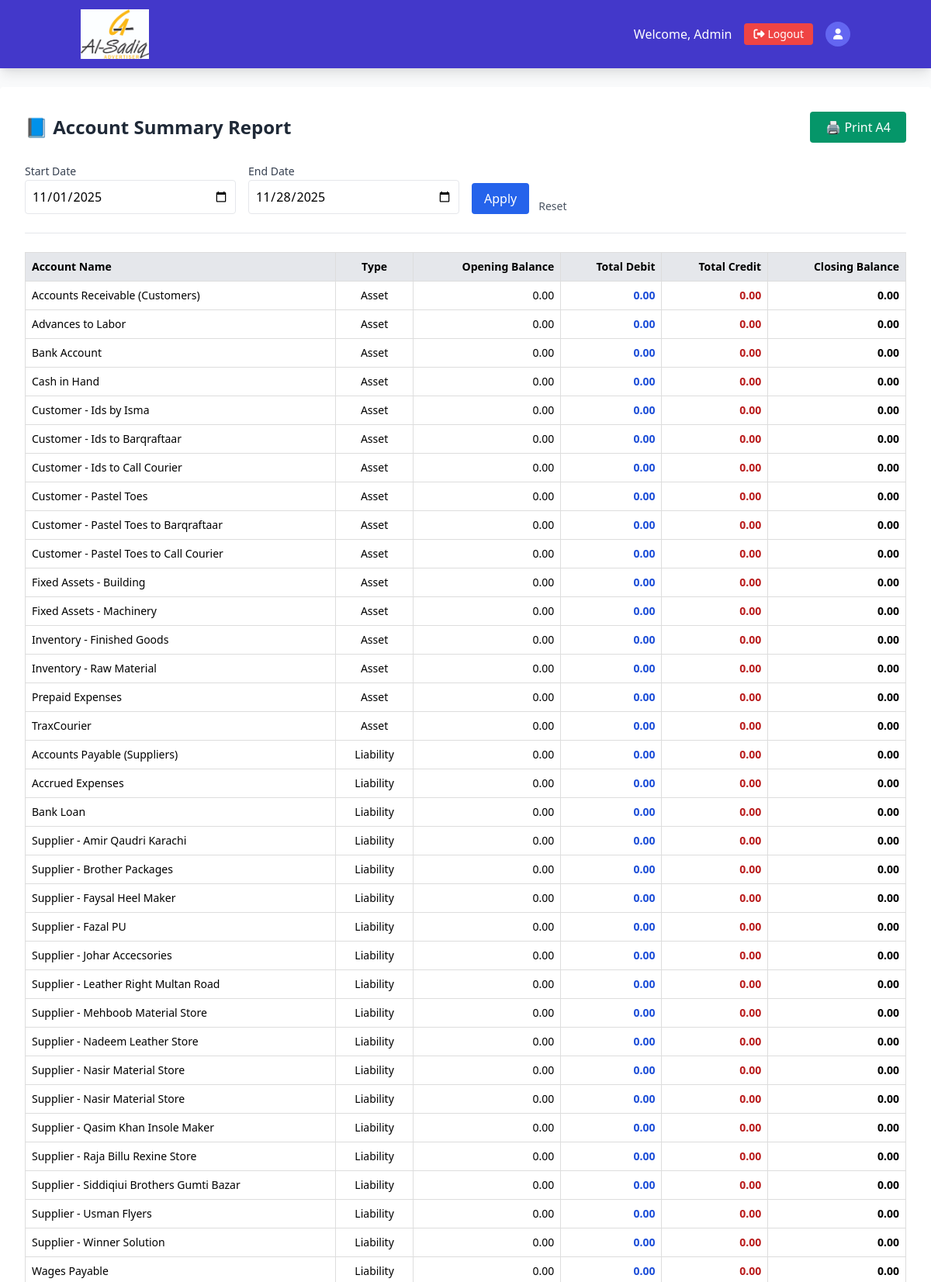
Page /account_summary.php (upper part) on the committed database.
### tables this page shows
CREATE TABLE `accounts` (
  `id` int(11) NOT NULL,
  `code` varchar(20) NOT NULL,
  `name` varchar(100) NOT NULL,
  `type` enum('Asset','Liability','Equity','Income','Expense') NOT NULL,
  `category` varchar(50) DEFAULT NULL,
  `parent_id` int(11) DEFAULT NULL,
  `opening_balance` decimal(15,2) DEFAULT 0.00,
  `balance` decimal(15,2) DEFAULT 0.00,
  `created_at` timestamp NOT NULL DEFAULT current_timestamp(),
  `updated_at` timestamp NOT NULL DEFAULT current_timestamp() ON UPDATE current_timestamp()
);

### account_summary.php (the view, shortened to what this page needs)
<?php
include 'header.php';
include 'db_connection.php';
$today = date("Y-m-d");
$start_default = date("Y-m-01");
$start_date = $_GET['start_date'] ?? $start_default;
$end_date   = $_GET['end_date']   ?? $today;
$start_date = $conn->real_escape_string($start_date);
$end_date   = $conn->real_escape_string($end_date);
function fmt($x){ return number_format((float)$x,2); }
?>
<!DOCTYPE html>
<html>
<head>
    <link href="https://cdn.jsdelivr.net/npm/tailwindcss@2.2.19/dist/tailwind.min.css" rel="stylesheet">
</head>
<body class="bg-gray-100">
<div class="max-w-7xl mx-auto mt-6 mb-12 bg-white p-8 shadow-md rounded">
    <div class="flex justify-between items-center">
        <h1 class="text-2xl font-bold text-gray-800">📘 Account Summary Report</h1>
        <button id="printBtn"
                onclick="window.print()"
                class="bg-green-600 text-white px-5 py-2 rounded hover:bg-green-700">
            🖨 Print A4
        </button>
    </div>
    <form id="filterForm" method="GET" class="mt-6 no-print">
        <div class="grid grid-cols-4 gap-4">
            <div>
                <label class="text-sm text-gray-700">Start Date</label>
                <input type="date" name="start_date" value="<?= $start_date ?>" class="p-2 border rounded w-full">
            </div>
            <div>
                <label class="text-sm text-gray-700">End Date</label>
                <input type="date" name="end_date" value="<?= $end_date ?>" class="p-2 border rounded w-full">
            </div>
            <div class="col-span-1 flex items-end">
                <button class="bg-blue-600 text-white px-4 py-2 rounded hover:bg-blue-700">Apply</button>
                <a href="account_summary.php" class="ml-3 text-gray-600 hover:underline text-sm">Reset</a>
            </div>
        </div>
    </form>
    <hr class="my-6">
    <table class="text-sm">
        <thead class="bg-gray-200">
            <tr>
                <th class="p-2 text-left">Account Name</th>
                <th class="p-2 text-center">Type</th>
                <th class="p-2 text-right">Opening Balance</th>
                <th class="p-2 text-right">Total Debit</th>
                <th class="p-2 text-right">Total Credit</th>
                <th class="p-2 text-right">Closing Balance</th>
            </tr>
        </thead>
        <tbody>
        <?php
        $sql = "SELECT id, name, type, opening_balance FROM accounts ORDER BY type, name";
        $res = $conn->query($sql);
        while($acc = $res->fetch_assoc()):
            $id = $acc['id'];
            $opening = $acc['opening_balance'];
            $sql2 = "
                SELECT
                    COALESCE(SUM(jd.debit),0) AS t_debit,
                    COALESCE(SUM(jd.credit),0) AS t_credit
                FROM journal_details jd
                INNER JOIN journal_entries je ON jd.journal_id = je.id
                WHERE jd.account_id = $id
                AND je.entry_date BETWEEN '$start_date' AND '$end_date'
            ";
            $tr = $conn->query($sql2)->fetch_assoc();
            $debit  = $tr['t_debit'];
            $credit = $tr['t_credit'];
            $closing = $opening + ($debit - $credit);
        ?>
            <tr>
                <td class="p-2"><?= $acc['name'] ?></td>
                <td class="p-2 text-center"><?= $acc['type'] ?></td>
                <td class="p-2 text-right"><?= fmt($opening) ?></td>
                <td class="p-2 text-right text-blue-700 font-semibold"><?= fmt($debit) ?></td>
                <td class="p-2 text-right text-red-700 font-semibold"><?= fmt($credit) ?></td>
                <td class="p-2 text-right font-bold"><?= fmt($closing) ?></td>
            </tr>
        <?php endwhile; ?>
        </tbody>
    </table>
</div>
</body>
</html>

### account_summary.php (style rules this page uses)
table { border-collapse: collapse; width: 100%; }
th, td { border: 1px solid #ddd; padding: 8px; }

### rows in the picture
accounts: name "Accounts Receivable (Customers)", type "Asset", opening_balance "0.00", debit "0.00", credit "0.00"
accounts: name "Advances to Labor", type "Asset", opening_balance "0.00", debit "0.00", credit "0.00"
accounts: name "Bank Account", type "Asset", opening_balance "0.00", debit "0.00", credit "0.00"
accounts: name "Cash in Hand", type "Asset", opening_balance "0.00", debit "0.00", credit "0.00"
accounts: name "Customer - Ids by Isma", type "Asset", opening_balance "0.00", debit "0.00", credit "0.00"
accounts: name "Customer - Ids to Barqraftaar", type "Asset", opening_balance "0.00", debit "0.00", credit "0.00"
accounts: name "Customer - Ids to Call Courier", type "Asset", opening_balance "0.00", debit "0.00", credit "0.00"
accounts: name "Customer - Pastel Toes", type "Asset", opening_balance "0.00", debit "0.00", credit "0.00"
accounts: name "Customer - Pastel Toes to Barqraftaar", type "Asset", opening_balance "0.00", debit "0.00", credit "0.00"
accounts: name "Customer - Pastel Toes to Call Courier", type "Asset", opening_balance "0.00", debit "0.00", credit "0.00"
accounts: name "Fixed Assets - Building", type "Asset", opening_balance "0.00", debit "0.00", credit "0.00"
accounts: name "Fixed Assets - Machinery", type "Asset", opening_balance "0.00", debit "0.00", credit "0.00"
accounts: name "Inventory - Finished Goods", type "Asset", opening_balance "0.00", debit "0.00", credit "0.00"
accounts: name "Inventory - Raw Material", type "Asset", opening_balance "0.00", debit "0.00", credit "0.00"
accounts: name "Prepaid Expenses", type "Asset", opening_balance "0.00", debit "0.00", credit "0.00"
accounts: name "TraxCourier", type "Asset", opening_balance "0.00", debit "0.00", credit "0.00"
accounts: name "Accounts Payable (Suppliers)", type "Liability", opening_balance "0.00", debit "0.00", credit "0.00"
accounts: name "Accrued Expenses", type "Liability", opening_balance "0.00", debit "0.00", credit "0.00"
accounts: name "Bank Loan", type "Liability", opening_balance "0.00", debit "0.00", credit "0.00"
accounts: name "Supplier - Amir Qaudri Karachi", type "Liability", opening_balance "0.00", debit "0.00", credit "0.00"
accounts: name "Supplier - Brother Packages", type "Liability", opening_balance "0.00", debit "0.00", credit "0.00"
accounts: name "Supplier - Faysal Heel Maker", type "Liability", opening_balance "0.00", debit "0.00", credit "0.00"
accounts: name "Supplier - Fazal PU", type "Liability", opening_balance "0.00", debit "0.00", credit "0.00"
accounts: name "Supplier - Johar Accecsories", type "Liability", opening_balance "0.00", debit "0.00", credit "0.00"
accounts: name "Supplier - Leather Right Multan Road", type "Liability", opening_balance "0.00", debit "0.00", credit "0.00"
accounts: name "Supplier - Mehboob Material Store", type "Liability", opening_balance "0.00", debit "0.00", credit "0.00"
accounts: name "Supplier - Nadeem Leather Store", type "Liability", opening_balance "0.00", debit "0.00", credit "0.00"
accounts: name "Supplier - Nasir Material Store", type "Liability", opening_balance "0.00", debit "0.00", credit "0.00"
accounts: name "Supplier - Nasir Material Store", type "Liability", opening_balance "0.00", debit "0.00", credit "0.00"
accounts: name "Supplier - Qasim Khan Insole Maker", type "Liability", opening_balance "0.00", debit "0.00", credit "0.00"
accounts: name "Supplier - Raja Billu Rexine Store", type "Liability", opening_balance "0.00", debit "0.00", credit "0.00"
accounts: name "Supplier - Siddiqiui Brothers Gumti Bazar", type "Liability", opening_balance "0.00", debit "0.00", credit "0.00"
accounts: name "Supplier - Usman Flyers", type "Liability", opening_balance "0.00", debit "0.00", credit "0.00"
accounts: name "Supplier - Winner Solution", type "Liability", opening_balance "0.00", debit "0.00", credit "0.00"
accounts: name "Wages Payable", type "Liability", opening_balance "0.00", debit "0.00", credit "0.00"
